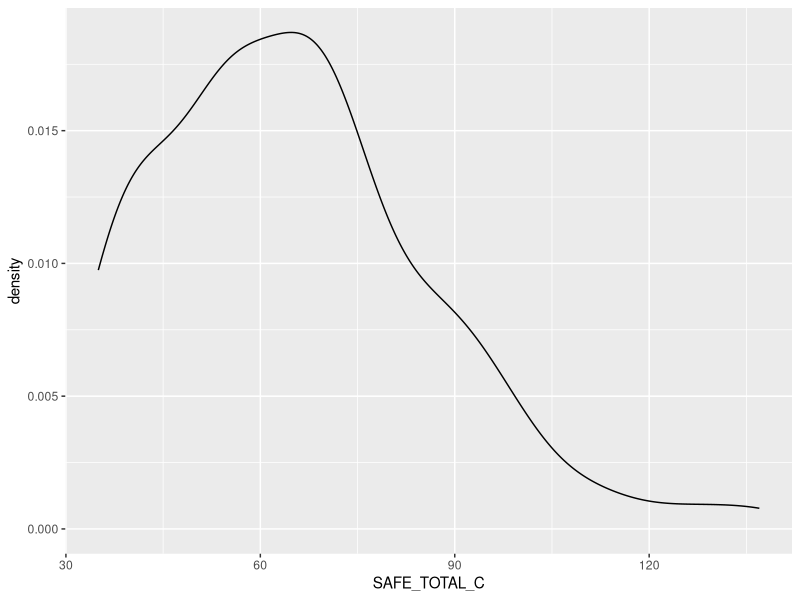
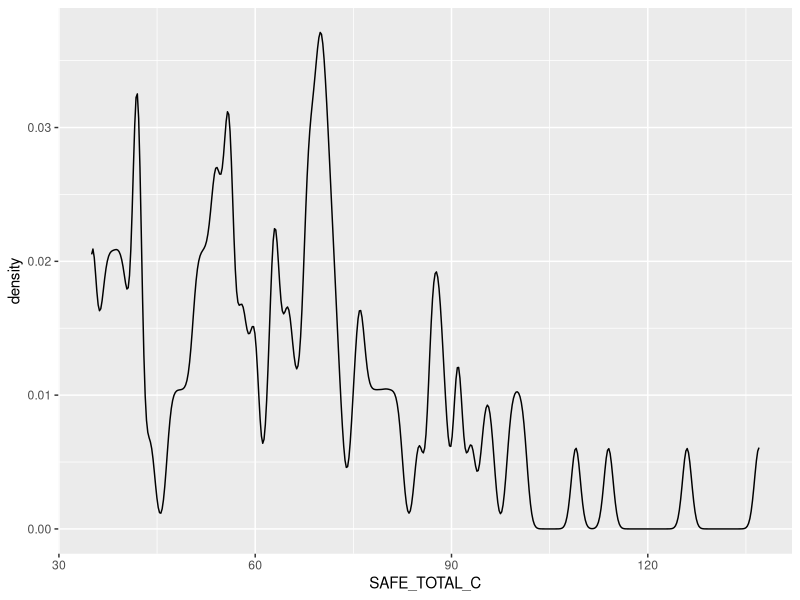
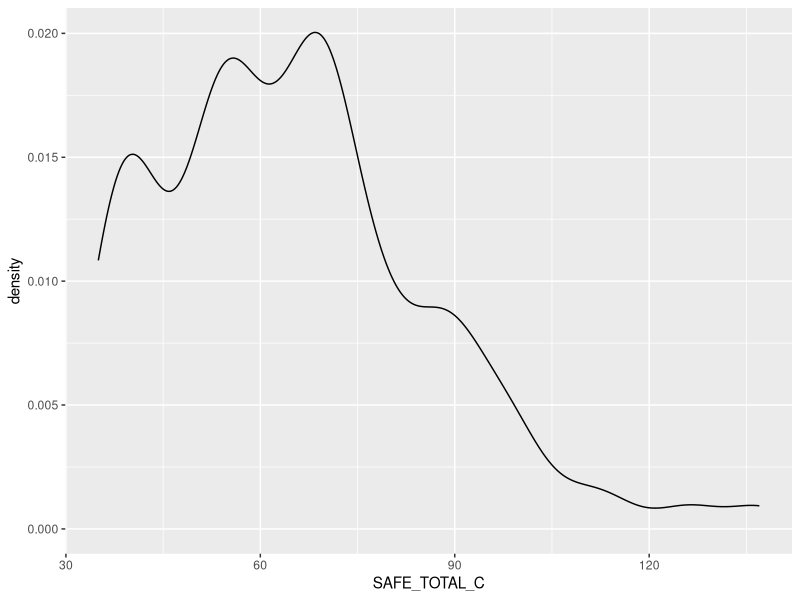
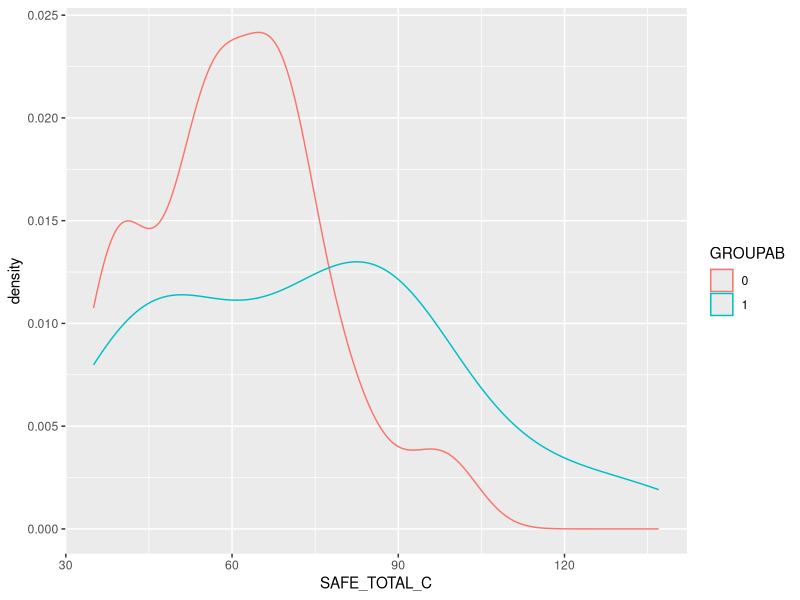
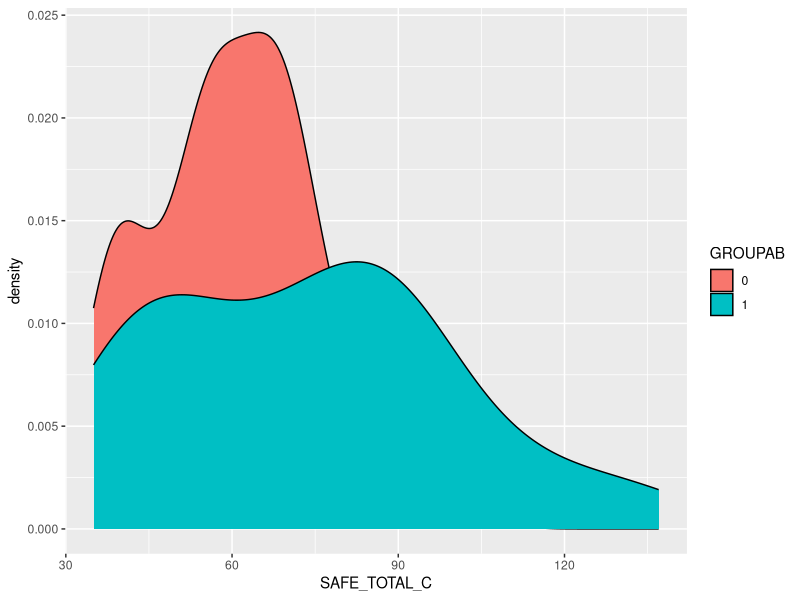
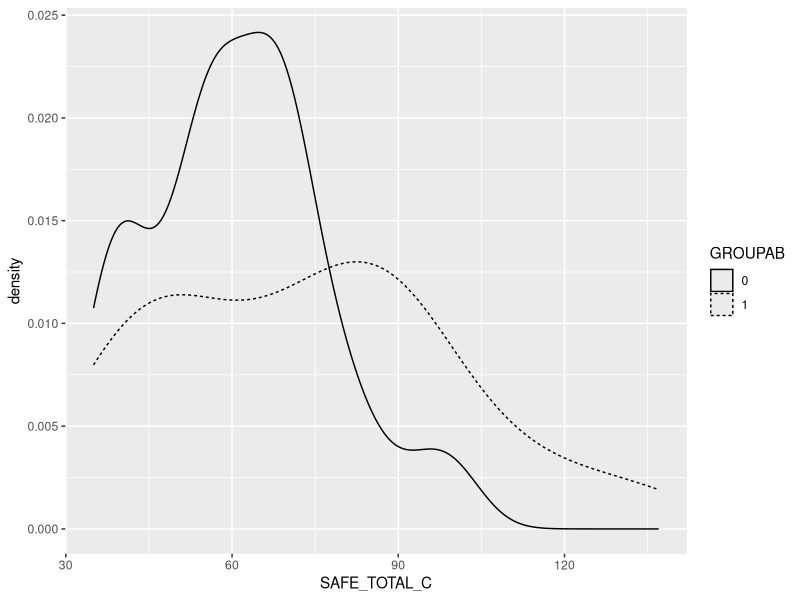
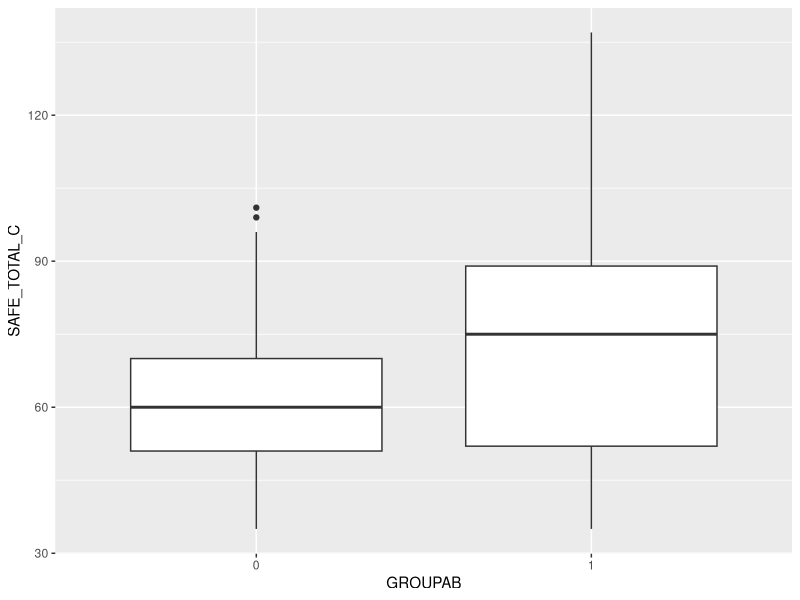
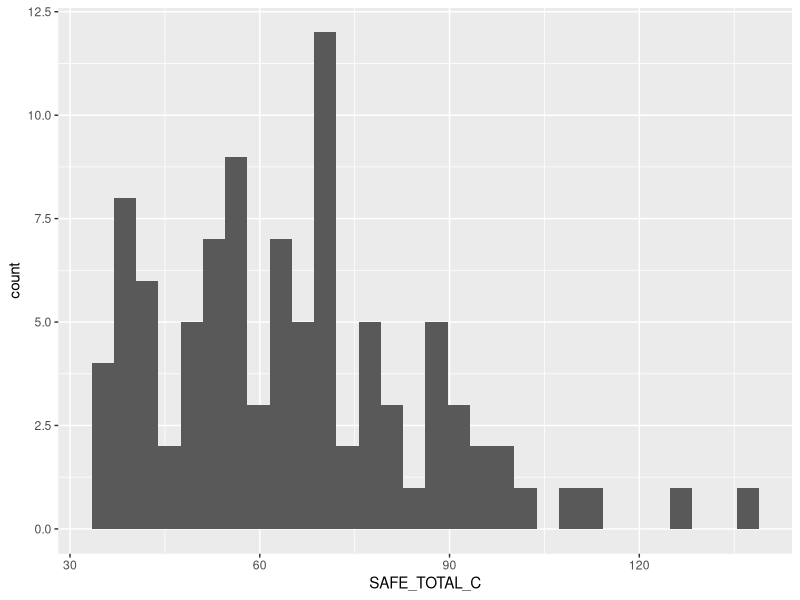

R code for these plots, in order: (Note: this script raises an error after producing the figures.)
## ---- chunk 1
library(haven)
library(dplyr)
library(tidyr)
library(ggplot2)
## ---- chunk 2
SAS.data <- read_sav("QASMIEH_DATASET_PSYC798W.sav")
SAS.vector <- c( "MASTER_ID","GROUPAB" ,"SAFE_TOTAL_C", "SAFE_TOTAL_P", "spaicctot","spaicptot",
                  "TEEN_SAM_COMP_ALL_TASKS", "bdisctot", "bdisptot",     
                 "TOTALSIAS_P","TOTALSIAS_C", "SPS_TOT_C", "SPS_TOT_P")
SAS.df <- SAS.data[,SAS.vector]
SAS.df$GROUPAB <- as.factor(SAS.df$GROUPAB)

SAS.long <- gather (SAS.df, "Measure", "Response", SAFE_TOTAL_C:SPS_TOT_P)
SAS.long
  
## ---- chunk 3
#t test comparing teen depression between groups with wide format; are teens in the community group less depressed than the teens in the clinical sample?
t.test(bdisctot ~ GROUPAB, SAS.df)

#same t test just using the long formatted data
t.test(SAS.long$Response[SAS.long$Measure=="bdisctot"]~SAS.long$GROUPAB[SAS.long$Measure=="bdisctot"], SAS.long)


#Correlation bw two different measures of anxiety completed by the teen; are these two measures of anxiety related? 
cor.test(SAS.df$SPS_TOT_C, SAS.df$TOTALSIAS_C)
## ---- chunk 4
histo1<- ggplot(SAS.df, aes(SAFE_TOTAL_C)) + geom_histogram()

dens1<- ggplot(SAS.df, aes(SAFE_TOTAL_C)) + geom_density()

histo2<- ggplot(SAS.df, aes(SAFE_TOTAL_C)) + geom_histogram(binwidth = .25)
histo3<- ggplot(SAS.df, aes(SAFE_TOTAL_C)) + geom_histogram(binwidth = .95)

dens2<- ggplot(SAS.df, aes(SAFE_TOTAL_C)) + geom_density(adjust = .10)
dens3<- ggplot(SAS.df, aes(SAFE_TOTAL_C)) + geom_density(adjust = .70)


## ---- chunk 5
histo4<- ggplot(SAS.df, aes(log(SAFE_TOTAL_C))) + geom_histogram()
## ---- chunk 6
graph1 <- ggplot(SAS.df, aes(SAFE_TOTAL_C)) + geom_density(aes(colour=GROUPAB))

graph2<- ggplot(SAS.df, aes(SAFE_TOTAL_C)) + geom_density(aes(fill=GROUPAB))

graph3<- ggplot(SAS.df, aes(SAFE_TOTAL_C)) + geom_density(aes(linetype=GROUPAB))

graph4<- ggplot(SAS.df, aes(GROUPAB, SAFE_TOTAL_C)) + geom_boxplot()
## ---- chunk 7
SAFE.aggregate <- summarize(group_by(SAS.long, GROUPAB), 
                  meanSAFE = mean(SAS.long$Response[SAS.long$Measure=="SAFE_TOTAL_P"]))
SAFE.aggregate
#Able to get it to summarize now, but it's not doing it by group, it's just summarizing the single mean, and not returning the means for each group

ggplot(SAFE.aggregate, aes(GROUPAB, meanSAFE)) + geom_bar(stat=identity)

#Graph didn't work; returned error: Error: object of type 'closure' is not subsettable

## ---- chunk 8
#Adding second factor variable of gender
SAS.data2 <- read_sav("QASMIEH_DATASET_PSYC798W.sav")
SAS.data2$Gender <- c("Male", "Female")
SAS.data2$Gender <- as.factor(SAS.data2$Gender)
SAS.vector2 <- c("MASTER_ID","GROUPAB" ,"Gender", "SAFE_TOTAL_C", "SAFE_TOTAL_P",   
                 "spaicctot","spaicptot","TEEN_SAM_COMP_ALL_TASKS", "bdisctot", 
                 "bdisptot","TOTALSIAS_P","TOTALSIAS_C", "SPS_TOT_C", "SPS_TOT_P")

SAS.df2 <- SAS.data2[,SAS.vector2]
SAS.df2$GROUPAB <- as.factor(SAS.df2$GROUPAB)

SAS.long2 <- gather (SAS.df2, "Measure", "Response", SAFE_TOTAL_C:SPS_TOT_P)
SAS.long2

#New aggregate
SAFE.aggregate2 <- summarize(group_by(SAS.long, GROUPAB, Gender), 
                  meanSAFE2 = mean(SAS.long$Response[SAS.long$Measure=="SAFE_TOTAL_P"]))
SAFE.aggregate2
#Aghrehate data frame is not coming out right, instead of being a matrix

ggplot(SAFE.aggregate2, aes(GROUPAB, meanSAFE2)) + geom_bar(stat=identity)
#Graph didn't work; returned error: Error: object of type 'closure' is not subsettable
## ---- chunk 9
pdf("HW6plots.pdf")
print(histo1)
print(histo2)
print(histo3)
print(histo4)

print(dens1)
print(dens2)
print(dens3)

print(graph1)
print(graph2)
print(graph3)
print(graph4)
dev.off()

